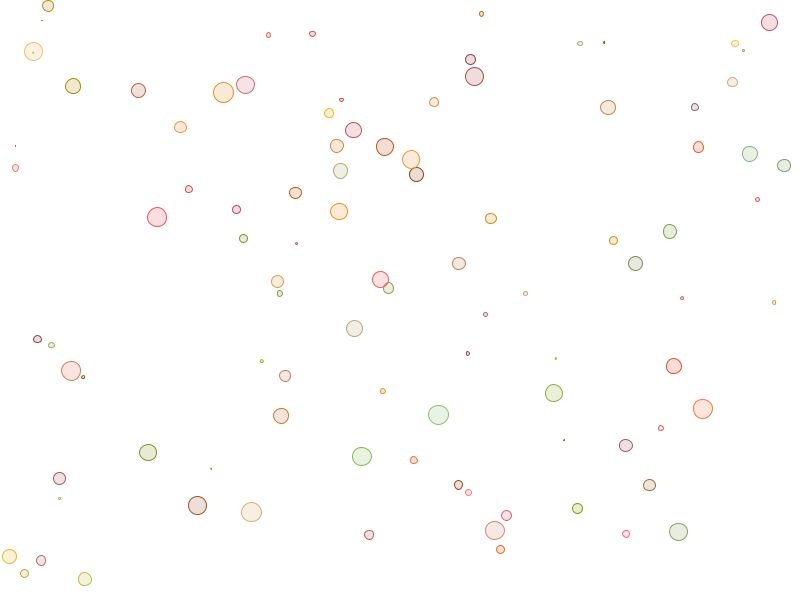
Frame 1 (no input)
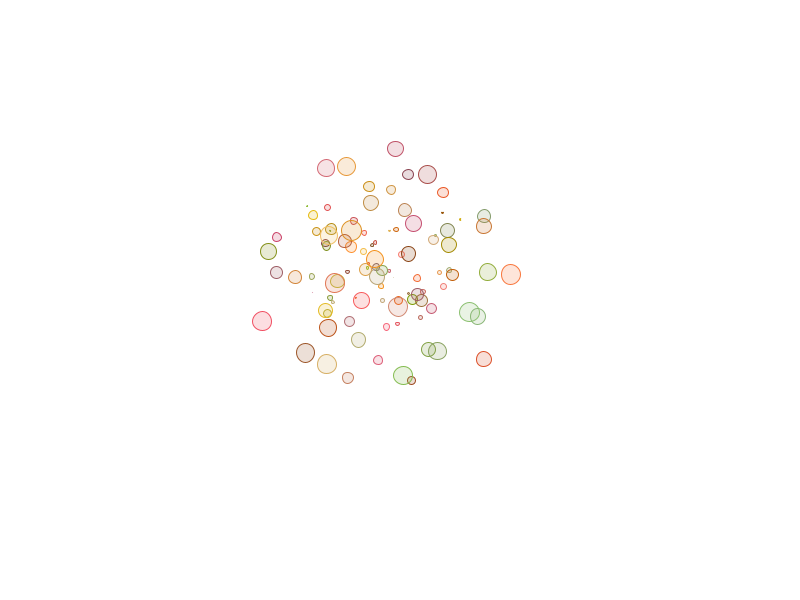
Frame 60 (the mouse pressed at the canvas centre just before this capture)
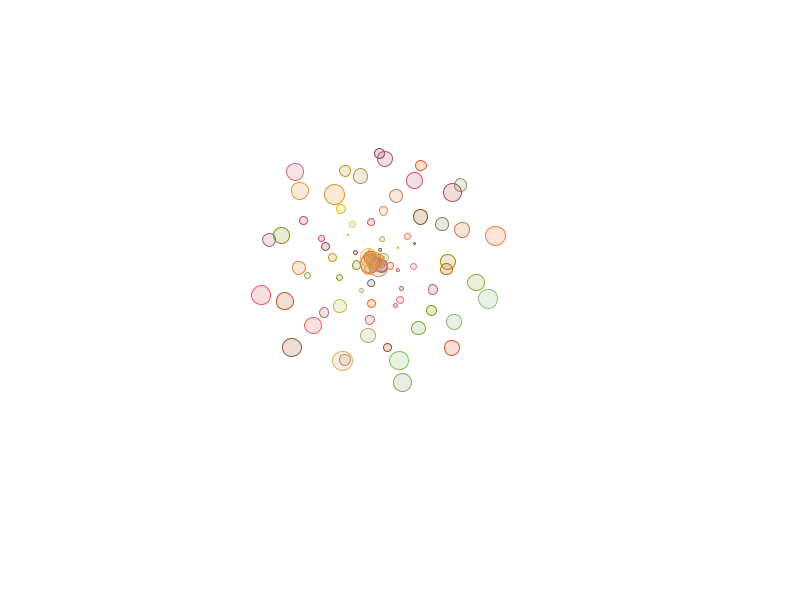
Frame 120 (the mouse held since frame 60 and released just before this capture)

The Processing sketch that drew these frames (run headless with seeded random() and noise(); from frame 60 on, the mouse is pressed at the canvas centre):

// Processing sketch: Attract
// ── Attract.pde
Ball[] balls;
float attractPower = 1, inertia = .98;

boolean FAST = false;
float precision = 1;
final color bg = color(255);

int speed = 3;
boolean RATIO = false;
float factor = 1.8, mult = .1,
low = 10, high = 100;

void setup() {
  size(800, 600);
  smooth();
  balls = new Ball[100];
  if(RATIO) {
    for(int a = (int)(balls.length/factor); a < balls.length; a++) {
      balls[a] = new Ball(random(width), random(height), 0, 0, high+random(high*mult), (int)random(3), color(128+random(128), 64+random(128), random(128)));
    }
    for(int a = 0; a < (int)(balls.length/factor); a++) {
      balls[a] = new Ball(random(width), random(height), 0, 0, low+random(low*mult), (int)random(3), color(128+random(128), 64+random(128), random(128)));
    }
  }
  else {
    for(int a = 0; a < balls.length; a++) {
      balls[a] = new Ball(random(width), random(height), 0, 0, a * 2 * (low/high), (int)random(3), color(128+random(128), 64+random(128), random(128)));
    }
  }
//  balls[0] = new Ball(random(width), random(height), 0, 0, high*2, (int)random(8), color(128+random(128), 64+random(128), random(128)));
}

void draw() {
  background(bg);
  if(FAST)
    loadPixels();
  for(int z = 0; z < speed; z++) {
    for(int a = 0; a < balls.length; a++) {
      balls[a].run();
    }
    for(int a = 0; a < balls.length; a++) {
      balls[a].update();
    }
  }
  for(int a = 0; a < balls.length; a++) {
    balls[a].show();
  }
  if(FAST)
    updatePixels();
}

void pown() {
  if(!FAST)
    loadPixels();
  for(int x = 0; x  <width; x++) {
    for(int y = 0; y < height; y++) {

    }
  }
  if(!FAST)
    updatePixels();
}



/*Small balls tend to group and then start moving toward larger balls, which are then repelled. The small balls go somewhere else - usually in
 a circular manner.
 --Stats--
 power = 1
 count = 75
 inertia = .015
 --Rating--
   --RATIO--
     low = 5, high = 25, factor = 3.3, mult = .2
      3 - complex
    --RANDOM--
      2 - stable
 --Notes--
   Direction of circle swaps every several rotations. Instability increases as ball size decreases
 
float power(float me, int meAts, float other, int otherAts, float dist) {
  return ( 3 * (other / me ) / (me + other) / dist - 3 / (dist * dist) - 5 / (dist * dist * dist));
}*/

/*Ameoba-like movement, seemingly random but with purpose. All balls will group together; bigger ones on the inside. Location of 
  the small balls dictate the direction of the group. Will split, stretch, and reform, and occasionally there will be a small ball
  that leads a slightly bigger ball out of the group and manages to maintain isolation for some time. These splits may turn into corner
  huggers.
  --Stats--
  power = 1
  count = 75
  inertia = .015
  --Rating--
    --RANDOM--
      low = 5, high = 45, factor = 3.3, mult = .2
      3 - complex
    --RATIO--
      low = 8.5, high = 28, factor = 2.2, mult = .5
      2 - stable (mostly), isolated instables
  --Notes--
    Very complex for such a simple power
    
float power(float me, int meAts, float other, int otherAts, float dist) { 
  return (me / other) / (me + other) * 6 / dist - 4 / (dist * dist);
}*/

/*With any abs difference, creates very complex. The balls order themselves, but the big ones always tend to run toward the corners, leaving 
  a trail of steadily thinning balls behind it. The trail makes a sharp turn and has the smallest of the balls somewhat near the beginning,
  like a U. The large balls, running around the corners, will be "checked" by the small balls each time they make a turn. Occasionally the 
  tail may completely stop the head, at which point it turns stable.
  count = 150
  inertia = .035
  
int speed = 3;
boolean RATIO = false;
float factor = 1.8, mult = .1,
low = 10, high = 100;

float power(float me, int meAts, float other, int otherAts, float dist) { 
  return dist / 500000*other - .5*abs(me-other) / (dist);
}*/


float power(float me, int meAts, float other, int otherAts, float dist) { 
  return dist / 80000 - (me+2*other) / (dist * dist) * (meAts & otherAts);
}

class Ball {
  float x, y, dx, dy, size;
  int ats, c;

  Ball(float x, float y, float dx, float dy, float size, int ats, int c) {
    this.x = x;
    this.y = y;
    this.dx = dx;
    this.dy = dy;
    this.size = size;
    this.ats = ats;
    this.c = c;
  }

  void run() {
    for(int a = 0; a < balls.length; a++) {
      Ball b = balls[a];
      if(b == this) continue;
      float ang = atan2(b.y-y, b.x-x), 
      p = attractPower*power(size, ats, b.size, b.ats, dist(x, y, b.x, b.y));
      dx += p * cos(ang);
      dy += p * sin(ang);
    }
  }

  void update() {
    dx *= inertia;
    dy *= inertia;
    x = constrain(x+dx, size/2, width-size/2);
    y = constrain(y+dy, size/2, height - size/2);
    if(x == size/2 | x == width - size/2) {
      dx *= -1;
    }
    else if(y == size/2 | y == height - size/2) {
      dy *= -1;
    }
  }

  float mass() {
    return size * size * size / 6;
  }

  void show() {
    if(FAST) {
      float jumps = TWO_PI * precision / (2 * PI * size / 2);
      for(float r = 0; r < TWO_PI; r += jumps) {
        setPixAt(x + cos(r) * size / 2, y + sin(r) * size / 2, c);
      }
    }
    else {
      fill(c & 0x30FFFFFF);
      stroke(c);
      ellipse(x, y, size, size);
    }
  }
}

void setPixAt(float x, float y, int c) {
  if(x < 0 | x > width-1 | y < 0 | y > height-1) return;
  if(pixels[(int)y*width+(int)x] != bg) return;
  pixels[(int)y*width+(int)x] = c;
}
